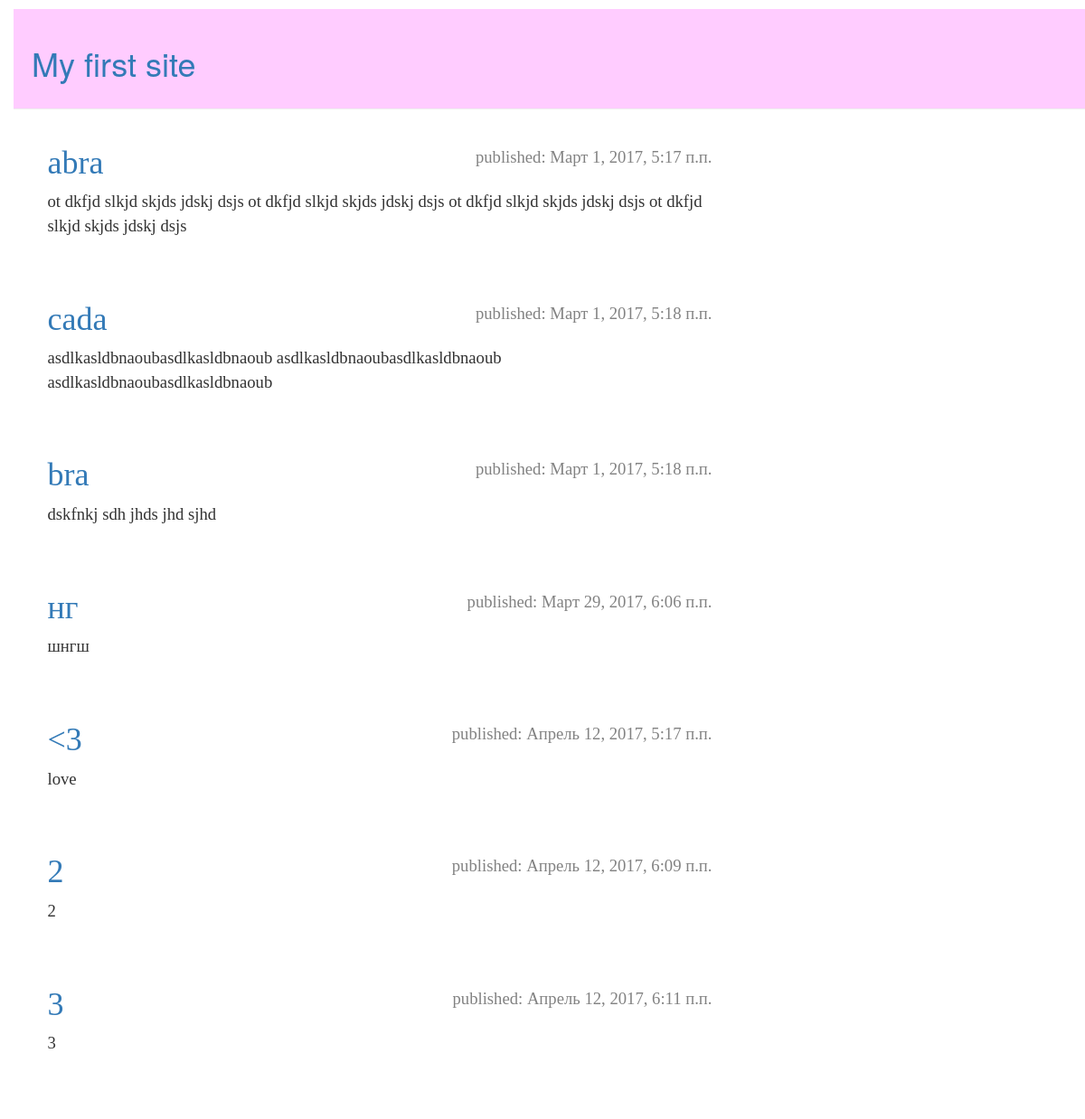
The app's page /, older data.
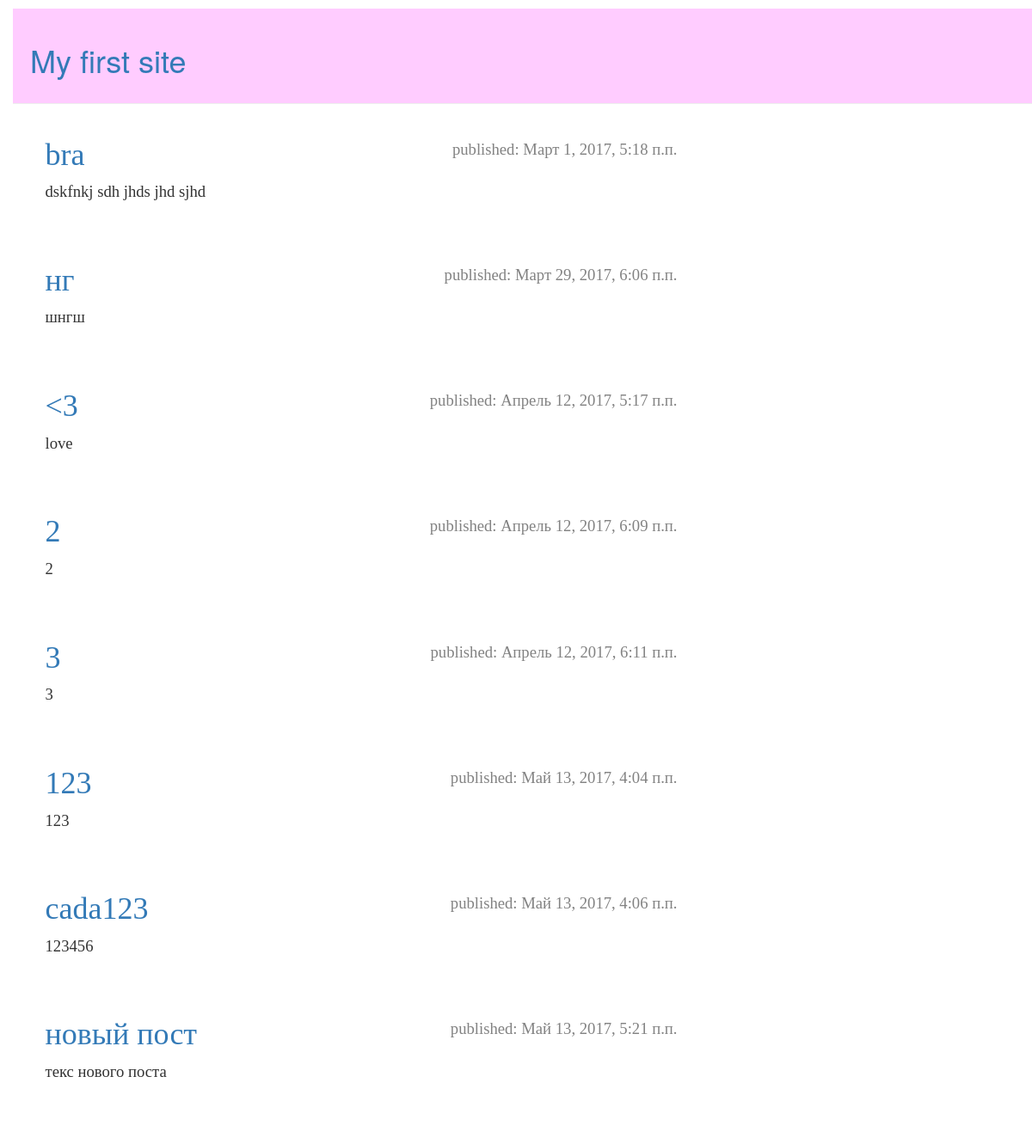
The same page, newer data.
### blog/models.py (models this page shows, shortened)
class Post(models.Model):
	author = models.ForeignKey('auth.User')
	title = models.CharField(max_length=2000)
	text = models.TextField()
	create_date = models.DateTimeField(default=timezone.now())
	published_date = models.DateTimeField(blank=True,null=True)

### blog/views.py (the view)
# urls.py: url(r'^$', views.post_list, name="post_list"),
def post_list(request):
    posts = Post.objects.filter(published_date__lte=timezone.now()).order_by('published_date')
    return render(request, 'blog/post_list.html', {'posts': posts})

### blog/templates/blog/post_list.html
﻿{% extends 'blog/base.html' %}
{% block content %}
{% for post in posts %}
		<div class="post">
			<div class="date">
				<p> published: {{post.published_date}}</p>
			</div>
			<h1><a href="{% url 'post_detail' pk=post.pk %}">{{post.title}}</a></h1>
			<p>{{post.text|linebreaksbr}}</p>
		</div>
{% endfor %}
{% endblock %}

Row changes from the older to the newer data that the page shows:
changed Post: published_date "Март 1, 2017, 5:17 п.п." → "Май 13, 2017, 4:04 п.п."; title "abra" → "123"; text "ot dkfjd slkjd skjds jdskj dsjs ot dkfjd slkjd skjds jdskj dsjs ot dkfjd slkjd skjds jdskj dsjs ot dkfjd slkjd skjds jdskj dsjs" → "123"; moves down the list
changed Post: published_date "Март 1, 2017, 5:18 п.п." → "Май 13, 2017, 4:06 п.п."; title "cada" → "cada123"; text "asdlkasldbnaoubasdlkasldbnaoub asdlkasldbnaoubasdlkasldbnaoub asdlkasldbnaoubasdlkasldbnaoub" → "123456"; moves down the list
added Post: published_date "Май 13, 2017, 5:21 п.п.", title "новый пост", text "текс нового поста"
